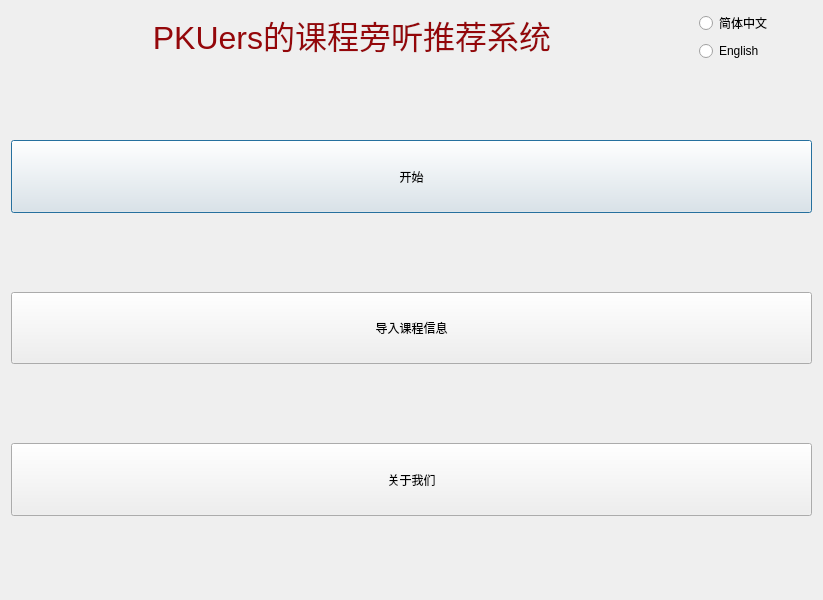
<?xml version="1.0" encoding="UTF-8"?>
<ui version="4.0">
 <class>HomeWindow</class>
 <widget class="QDialog" name="HomeWindow">
  <property name="geometry">
   <rect>
    <x>0</x>
    <y>0</y>
    <width>823</width>
    <height>600</height>
   </rect>
  </property>
  <property name="sizePolicy">
   <sizepolicy hsizetype="Fixed" vsizetype="Preferred">
    <horstretch>0</horstretch>
    <verstretch>0</verstretch>
   </sizepolicy>
  </property>
  <property name="windowTitle">
   <string>开始</string>
  </property>
  <layout class="QVBoxLayout" name="verticalLayout" stretch="0,9">
   <item>
    <layout class="QHBoxLayout" name="horizontalLayout_2" stretch="4,0,0">
     <item>
      <widget class="QLabel" name="lbl_title">
       <property name="text">
        <string>&lt;html&gt;&lt;head/&gt;&lt;body&gt;&lt;p align=&quot;center&quot;&gt;&lt;span style=&quot; font-size:24pt; color:#94070a;&quot;&gt;PKUers的课程旁听推荐系统&lt;/span&gt;&lt;/p&gt;&lt;/body&gt;&lt;/html&gt;</string>
       </property>
       <property name="textFormat">
        <enum>Qt::TextFormat::AutoText</enum>
       </property>
      </widget>
     </item>
     <item>
      <layout class="QVBoxLayout" name="verticalLayout_3">
       <item>
        <widget class="QRadioButton" name="radio_chinese">
         <property name="text">
          <string>简体中文</string>
         </property>
        </widget>
       </item>
       <item>
        <widget class="QRadioButton" name="radio_english">
         <property name="text">
          <string>English</string>
         </property>
        </widget>
       </item>
      </layout>
     </item>
     <item>
      <spacer name="horizontalSpacer">
       <property name="orientation">
        <enum>Qt::Orientation::Horizontal</enum>
       </property>
       <property name="sizeHint" stdset="0">
        <size>
         <width>40</width>
         <height>20</height>
        </size>
       </property>
      </spacer>
     </item>
    </layout>
   </item>
   <item>
    <layout class="QHBoxLayout" name="horizontalLayout" stretch="1">
     <item>
      <layout class="QVBoxLayout" name="verticalLayout_2" stretch="1,1,1,1,1,1,1">
       <item>
        <spacer name="verticalSpacer_3">
         <property name="orientation">
          <enum>Qt::Orientation::Vertical</enum>
         </property>
         <property name="sizeHint" stdset="0">
          <size>
           <width>20</width>
           <height>40</height>
          </size>
         </property>
        </spacer>
       </item>
       <item>
        <widget class="QPushButton" name="btn_start">
         <property name="sizePolicy">
          <sizepolicy hsizetype="Minimum" vsizetype="Minimum">
           <horstretch>0</horstretch>
           <verstretch>0</verstretch>
          </sizepolicy>
         </property>
         <property name="text">
          <string>开始</string>
         </property>
        </widget>
       </item>
       <item>
        <spacer name="verticalSpacer_4">
         <property name="orientation">
          <enum>Qt::Orientation::Vertical</enum>
         </property>
         <property name="sizeHint" stdset="0">
          <size>
           <width>20</width>
           <height>40</height>
          </size>
         </property>
        </spacer>
       </item>
       <item>
        <widget class="QPushButton" name="btn_import">
         <property name="sizePolicy">
          <sizepolicy hsizetype="Minimum" vsizetype="Minimum">
           <horstretch>0</horstretch>
           <verstretch>0</verstretch>
          </sizepolicy>
         </property>
         <property name="text">
          <string>导入课程信息</string>
         </property>
        </widget>
       </item>
       <item>
        <spacer name="verticalSpacer">
         <property name="orientation">
          <enum>Qt::Orientation::Vertical</enum>
         </property>
         <property name="sizeHint" stdset="0">
          <size>
           <width>20</width>
           <height>40</height>
          </size>
         </property>
        </spacer>
       </item>
       <item>
        <widget class="QPushButton" name="btn_about">
         <property name="sizePolicy">
          <sizepolicy hsizetype="Minimum" vsizetype="Minimum">
           <horstretch>0</horstretch>
           <verstretch>0</verstretch>
          </sizepolicy>
         </property>
         <property name="text">
          <string>关于我们</string>
         </property>
        </widget>
       </item>
       <item>
        <spacer name="verticalSpacer_2">
         <property name="orientation">
          <enum>Qt::Orientation::Vertical</enum>
         </property>
         <property name="sizeHint" stdset="0">
          <size>
           <width>20</width>
           <height>40</height>
          </size>
         </property>
        </spacer>
       </item>
      </layout>
     </item>
    </layout>
   </item>
  </layout>
 </widget>
 <resources/>
 <connections/>
</ui>
